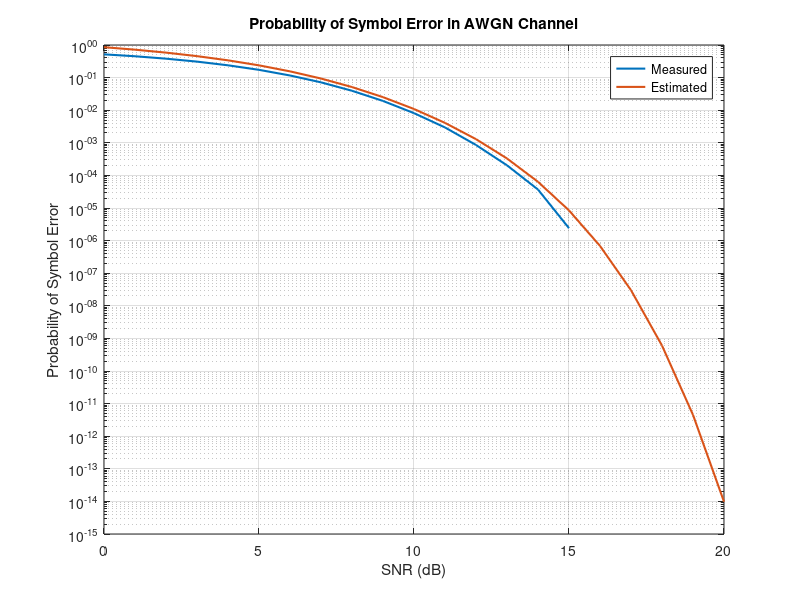

MATLAB code for this plot:
% Number of samples to generate
N = 5e6;

% Range of SNR to sweep
SNR_dB = 0:20;

% Allocate empty array for symbol error probabilities
pError = zeros(size(SNR_dB));

% Create random transmitted symbols
% Constellation point at origin occurs with probability of 0.5
% All other constellation points occur with probability of 0.5/8
txSymbols = randi([0 16], N, 1);
txSymbols(txSymbols>=8) = 8;
txSignal = exp(1i*2*pi*txSymbols/8).*(txSymbols<8);

% Normalize the signal so it has an average energy of 1
avgPwr = mean(abs(txSignal).^2);
txSignal = txSignal/sqrt(avgPwr);

% Get constellation points for comparison
si = [1/sqrt(avgPwr)*exp(1i*2*pi*(0:7)/8), 0];

% Loop for each SNR
for i = 1:length(SNR_dB)

    % Pass signal through AWGN channel
    rxSignal = awgn(txSignal, SNR_dB(i));

    % Demodulate symbols
    [~,rxSymbols] = min(abs(rxSignal.'-si.'));
    rxSymbols = rxSymbols.'-1;

    % Determine the probability of error
    pError(i) = mean(txSymbols ~= rxSymbols);
end

% Plot the results
figure(1)
clf;
semilogy(SNR_dB, pError,'LineWidth',1.5)
xlabel('SNR (dB)')
ylabel('Probability of Symbol Error')
title('Probability of Symbol Error in AWGN Channel')

% Estimate probability of symbol error
Q = @(x)normcdf(-x);
p = 10.^(SNR_dB/10);
pErrorEst = 4*Q(sqrt(p)) + Q(2*sqrt(p)*sin(pi/8));

% Plot estimate
hold on;
semilogy(SNR_dB, pErrorEst,'LineWidth',1.5);
grid on;

% Add legend
legend('Measured','Estimated');